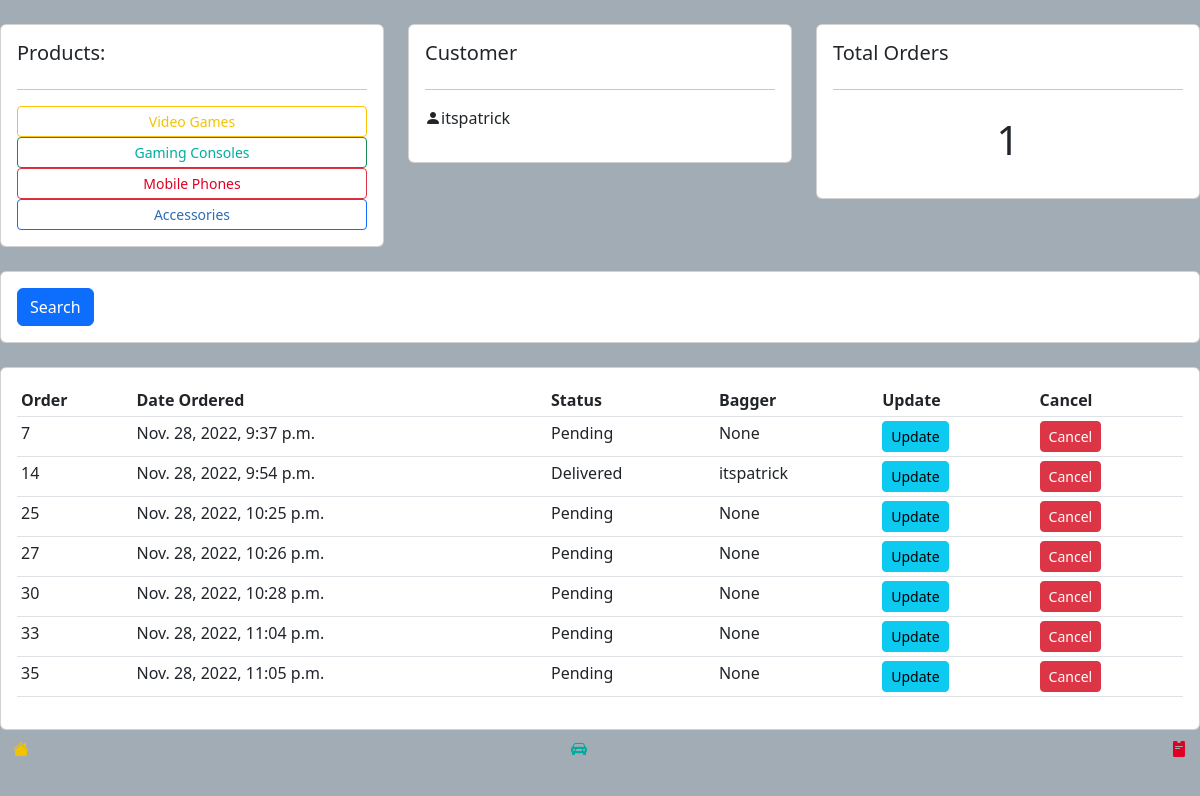
The app's page /customer/3/ (signed in), older data.
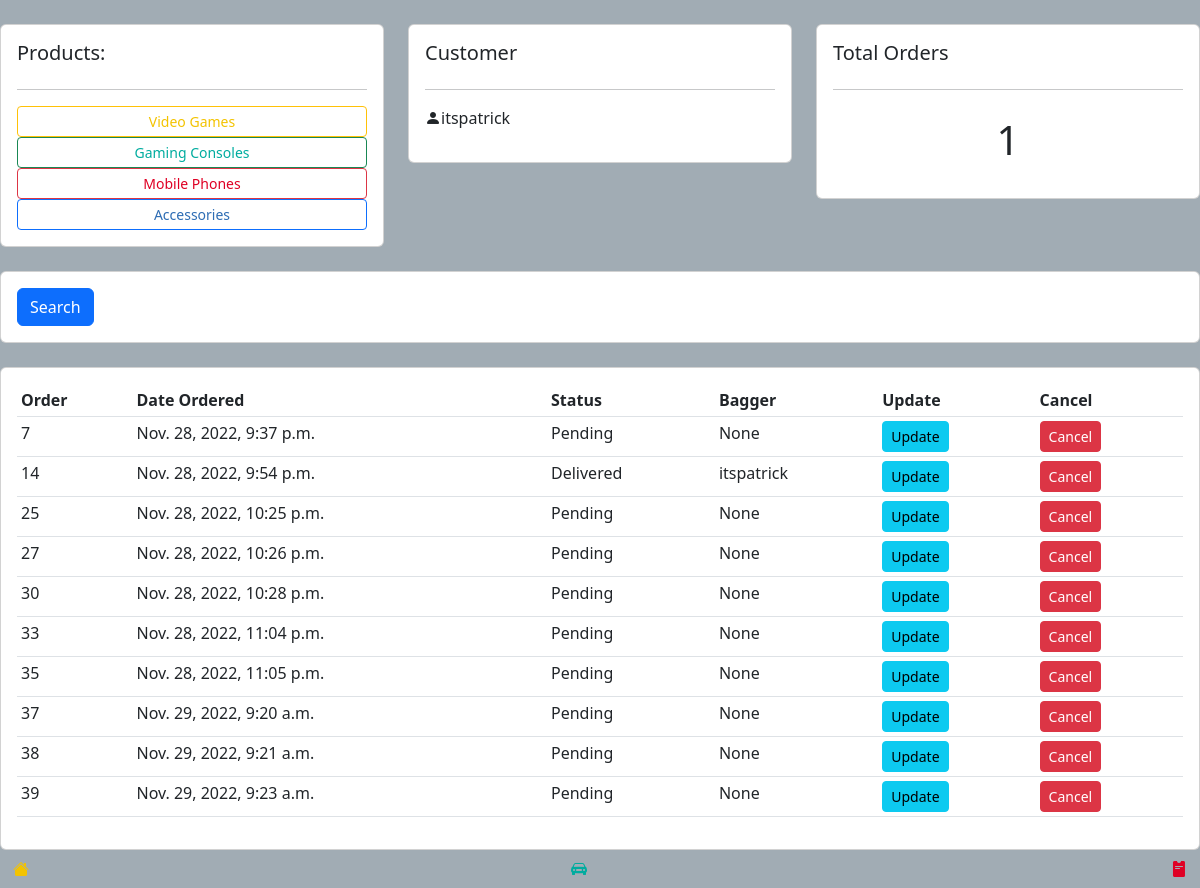
The same page, newer data.
### accounts/models.py (models this page shows)
class OrderPro(models.Model):
    STATUS = (
        ('Pending', 'Pending'),
        ('Out for delivery', 'Out for delivery'),
        ('Delivered', 'Delivered'),
    )
    created_on = models.DateTimeField(auto_now_add=True, null=True)
    price = models.DecimalField(max_digits=7, decimal_places=2, null=True)
    items = models.ManyToManyField(Product, verbose_name='product', blank=True)
    status = models.CharField(max_length=200, default='Pending', blank=True , choices=STATUS)
    customer = models.ForeignKey(User, verbose_name='customer', null = True, on_delete=models.SET_NULL)
    bagger = models.ForeignKey(User, null=True, related_name='bagger', on_delete=models.SET_NULL)
    class Meta:
        ordering = ('created_on',)

### accounts/views.py (the view)
# urls.py: path('customer/<int:pk>/', views.customer, name='customer'),
@login_required(login_url='account_login')
def customer(request, pk):
    customer = User.objects.get(pk=pk)
    orders = OrderPro.objects.filter(customer=pk)
    ordercount = orders.filter(status='Delivered').count()
    context={
        'customer':customer,
        'orders' : orders,
        'ordercount' : ordercount,
    }
    return render(request, 'accounts/customer.html', context)

### accounts/templates/accounts/customer.html
{% extends 'accounts/base.html'   %}
{%load static%}
{% block content %}
<br>
<div class="row">
	<div class="col-md">
		<div class="card card-body">
			<h5>Products:</h5>
			<hr>
			<a class="btn btn-outline-warning  btn-sm btn-block" style="color: #F3C300;" href="{% url 'games' %}">Video Games</a>
			<a class="btn btn-outline-success  btn-sm btn-block" style="color: #00AC9F;" href="{% url 'cons' %}">Gaming Consoles</a>
			<a class="btn btn-outline-danger  btn-sm btn-block" style="color: #df0024;" href="{% url 'mps' %}">Mobile Phones</a>
			<a class="btn btn-outline-primary  btn-sm btn-block" style="color: #2e6db4;" href="{% url 'accs' %}">Accessories</a>
		</div>
	</div>
	<div class="col-md">
		<div class="card card-body">
			<h5>Customer</h5>
			<hr>
			<p><i class="bi bi-person-fill"></i>{{user.username}} </p>
		</div>
	</div>
	<div class="col-md">
		<div class="card card-body">
			<h5>Total Orders</h5>
			<hr>
			<h1 style="text-align: center;padding: 10px">{{ordercount}}</h1>
		</div>
	</div>
</div>
<br>
<div class="row">
	<div class="col">
		<div class="card card-body">
			<form method="get">
		    <button class="btn btn-primary" type="submit">Search</button>
		  </form>
		</div>
	</div>
</div>
<br>
<div class="row">
	<div class="col-md">
		<div class="card card-body">
			<table class="table table-sm">
				<tr>
					<th>Order</th>
					<th>Date Ordered</th>
					<th>Status</th>
					<th>Bagger</th>
					<th>Update</th>
					<th>Cancel</th>
				</tr>
				{% for order in orders %}
				<tr>
					<td>{{order.pk}}</td>
					<td>{{order.created_on}}</td>
					<td>{{order.status}}</td>
					<td>{{order.bagger}}</td>
					<td><a href="{% url 'update_order' order.id %}" class="btn btn-sm btn-info ">Update</a></td>
					<td><a href="{% url 'cancel_order' order.id %}" class="btn btn-sm btn-danger">Cancel</a></td>
				</tr>
				{% endfor %}
			</table>
		</div>
	</div>
</div>
<footer>
	<div class="position-relative">
		<div class="position-absolute top-0 start-0">
			<a class="btn btn" style="color: #F3C300;" href="{% url 'index' %}">
				<i class="bi bi-house-fill"></i>
			</a>
		</div>
		<div class="position-absolute top-0 end-50 ">
			<a class="btn btn" style="color: #00AC9F;" href="{% url 'order' %}">
				<i class="bi bi-car-front-fill"></i>
			</a>
		</div>
		<div class="position-absolute top-0 end-0">
			<a class="btn btn" style="color: #df0024;" href="{% url 'customer' user.pk %}">
				<i class="bi bi-pass-fill"></i>
			</a>
		</div>
	</div>
</footer>
{% endblock content %}

Row changes from the older to the newer data that the page shows:
added OrderPro: pk "37", created_on "Nov. 29, 2022, 9:20 a.m.", status "Pending", bagger "None"
added OrderPro: pk "38", created_on "Nov. 29, 2022, 9:21 a.m.", status "Pending", bagger "None"
added OrderPro: pk "39", created_on "Nov. 29, 2022, 9:23 a.m.", status "Pending", bagger "None"
